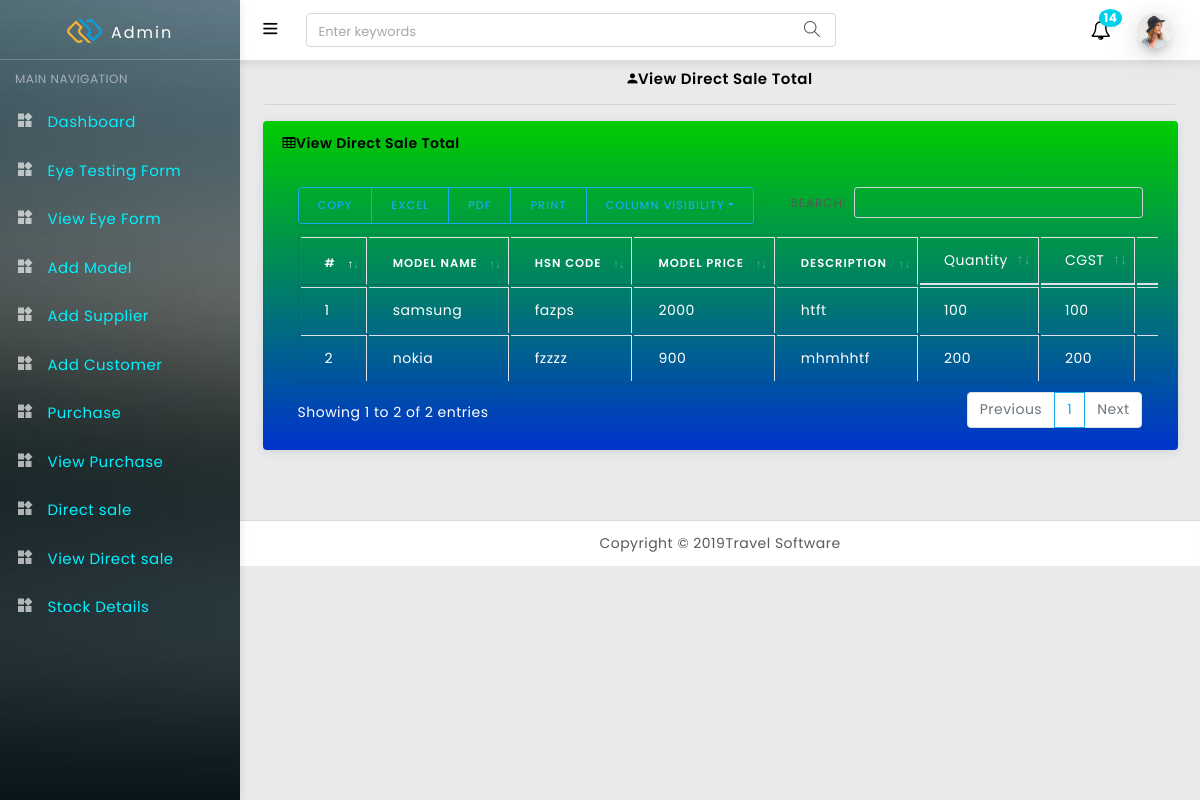
Page /view_direct_sale_all.php?id=113 on the committed database.
### tables this page shows
CREATE TABLE `direct_sale_form_two` (
  `id` int(11) NOT NULL,
  `direct_sale_form_one_id` varchar(50) NOT NULL,
  `select_model` varchar(50) NOT NULL,
  `hsn_code` varchar(50) NOT NULL,
  `model_price` varchar(50) NOT NULL,
  `description` varchar(50) NOT NULL,
  `quantity` varchar(50) NOT NULL,
  `cgst` varchar(50) NOT NULL,
  `sgst` varchar(50) NOT NULL,
  `total_price` varchar(50) NOT NULL
);

### view_direct_sale_all.php (the view, shortened to what this page needs)
<?php
  include('includes/config.php');
?>
<!DOCTYPE html>
<html lang="en">
<head>
   <?php include('includes/header.php')?>
</head>
<body>
 <div id="wrapper">
<?php include('includes/sidebar.php')?>
<?php include('includes/topnav.php')?>
  <div class="content-wrapper">
    <div class="container-fluid">
   <div class="form-body">
      <h6 align="center" class="txt-dark" style="font-size:15px;" ><i class="zmdi zmdi-account mr-10"></i>View Direct Sale Total</h6>
     <hr class="light-grey-hr"/>
   </div>
        <div class="row">
        <div class="col-lg-12">
          <div class="card text-white" style="background:linear-gradient(to bottom, #00cc00 0%, #0033cc 100%);">
            <div class="card-header"><i class="fa fa-table"></i>View Direct Sale Total</div>
            <div class="card-body">
              <div class="table-responsive">
              <table id="example" class="table table-bordered">
                <thead>
                   <tr>
                              <th>#</th>
                              <th>Model Name</th>
                              <th>HSN Code</th>
                              <th>Model Price</th>
                              <th>Description</th>
                              <td>Quantity</td>
                              <td>CGST</td>
                              <td>SGST</td>
                            </tr>
                </thead>
                <tbody>
                    <tr>
                    <?php
                     $get_id = $_GET['id'];
                    $sql = "SELECT * FROM direct_sale_form_two WHERE direct_sale_form_one_id='$get_id'";
                    $result = $conn->query($sql);
                    $i = 1;
                      while($row = $result->fetch_assoc())
                      {
                      ?>
                      <td><?php echo $i;?></td>
                      <td><?php echo $row["select_model"];?></td>
                      <td><?php echo $row["hsn_code"];?></td>
                      <td><?php echo $row["model_price"];?></td>
                      <td><?php echo $row["description"];?></td>
                      <td><?php echo $row["quantity"];?></td>
                      <td><?php echo $row["cgst"];?></td>
                      <td><?php echo $row["sgst"];?></td>
                        <?php
                        $i++;
                          echo "</tr>";
                        }
                      ?>
                </tbody>
            </table>
            </div>
            </div>
          </div>
        </div>
      </div>
      <br>
    </div>
  </div>
  <?php include('includes/footer.php')?>
  </div>
</body>
</html>

### rows in the picture
direct_sale_form_two: select_model "samsung", hsn_code "fazps", model_price "2000", description "htft", quantity "100", cgst "100"
direct_sale_form_two: select_model "nokia", hsn_code "fzzzz", model_price "900", description "mhmhhtf", quantity "200", cgst "200"
